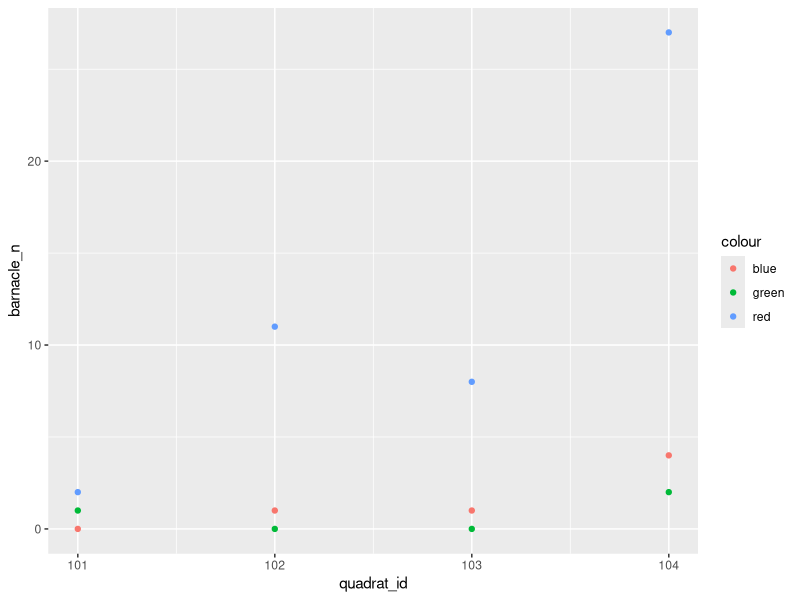
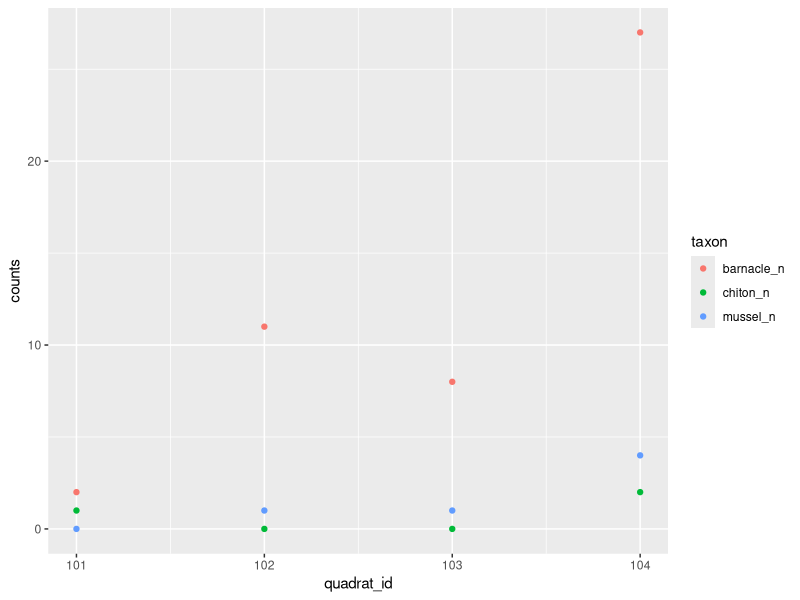

R code for these plots, in order:
# 2023-03-14
# JPW
# data joins yippee 
# mutating joins for adding new variables to one table from matching observations in another table
# filtering joins for reducing first frame according to what is in the the second table
# anti join to show things with no match

library(tidyverse)

data1 = data.frame(ID = c(1,2), 
                   X1 = c("a1", "a2"))
data2 = data.frame(ID = c(2,3), 
                   X2 = c("b1", "b2"))

# left join
data12 = left_join(data1, data2, by="ID")
# you can also code like this
data12 = data1 %>%
  left_join(data2, by="ID")
# right join would preserve data2 instead

# inner join only preserves things in common between both datasets
data12 = data1 %>%
  inner_join(data2)

# full join preserves everything
data12 = data1 %>%
  full_join(data2)

# filtering joins

data12 = data1 %>% 
  semi_join(data2)
# semi to only keep columns from the first set that have matching id in the second

data12 = data1 %>%
  anti_join(data2)
# anti to only give data from the first that is missing in the second


# long and wide dataframes
# used to be gather and spread but no longer 
# now its pivot longer and pivot wider bc make it complicated ig

survey = data.frame(quadrat_id = c(101, 102, 103, 104), 
                    barnacle_n = c(2, 11, 8, 27), 
                    chiton_n = c(1, 0, 0, 2), 
                    mussel_n = c(0, 1, 1, 4))

long = survey %>%
  pivot_longer(cols = c("barnacle_n", "chiton_n", "mussel_n"), 
               names_to="taxon", 
               values_to="counts")


wide = long %>%
  pivot_wider(names_from = taxon, 
              values_from = counts)
# Exercise 1.2

ggplot(data=wide) +
  geom_point(aes(x=quadrat_id, y=barnacle_n, color="red")) + 
  geom_point(aes(x=quadrat_id, y=chiton_n, color="green")) +
  geom_point(aes(x=quadrat_id, y=mussel_n, color="blue"))
# legend and y-lab are messed up

ggplot(data=long) +
  geom_point(aes(x=quadrat_id, y=counts, color=taxon))
# ggplot better in long format

# wide can be helpful when modeling 


  



